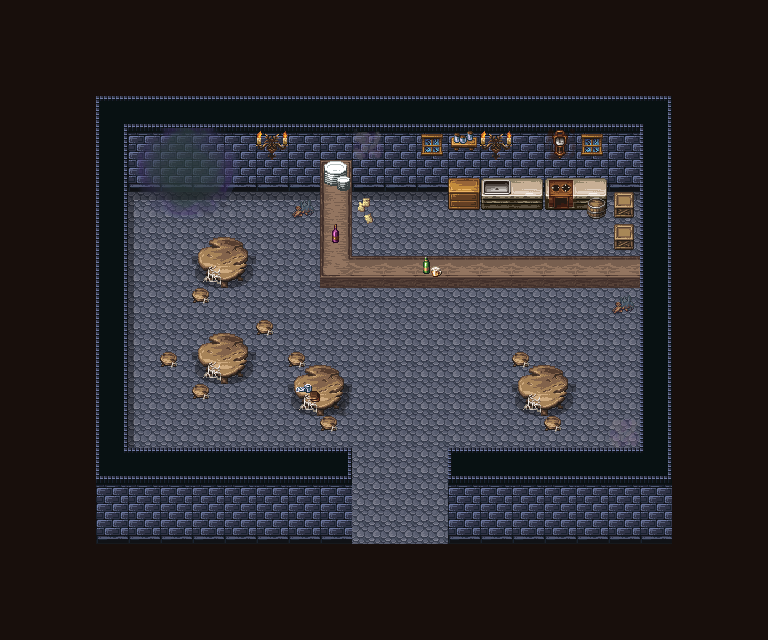

This is a level from a 2D game, rendered from its Tiled map with the project's own tilesets. A one-line summary and the map file follow, with tile-layer data summarised:
An orthogonal 24x20 tile map with 32x32 px tiles, 10 tile layers (floor, wall1, dirt, shadow, ...).

<map version="1.9" tiledversion="1.9.1" orientation="orthogonal" renderorder="right-down" width="24" height="20" tilewidth="32" tileheight="32" infinite="0" nextlayerid="11" nextobjectid="1">
  <tileset firstgid="1" source="../26,27_tsx/26,27_maptip_3x.tsx" />
  <layer id="4" name="floor" width="24" height="20">
    <data>[480 cells, 176 non-empty, 1 distinct tile ids]</data>
  </layer>
  <layer id="2" name="wall1" width="24" height="20">
    <data>[480 cells, 102 non-empty, 14 distinct tile ids]</data>
  </layer>
  <layer id="10" name="dirt" width="24" height="20">
    <data>[480 cells, 17 non-empty, 16 distinct tile ids]</data>
  </layer>
  <layer id="8" name="shadow" width="24" height="20">
    <data>[480 cells, 31 non-empty, 5 distinct tile ids]</data>
  </layer>
  <layer id="5" name="furniture1" width="24" height="20">
    <data>[480 cells, 47 non-empty, 22 distinct tile ids]</data>
  </layer>
  <layer id="7" name="furniture2" width="24" height="20">
    <data>[480 cells, 7 non-empty, 6 distinct tile ids]</data>
  </layer>
  <layer id="9" name="chara" width="24" height="20">
    <data>[480 cells, 0 non-empty, 0 distinct tile ids]</data>
  </layer>
  <layer id="6" name="furniture3" width="24" height="20">
    <data>[480 cells, 8 non-empty, 2 distinct tile ids]</data>
  </layer>
  <layer id="3" name="wall2" width="24" height="20">
    <data>[480 cells, 13 non-empty, 4 distinct tile ids]</data>
  </layer>
  <layer id="1" name="black" width="24" height="20">
    <data>[480 cells, 228 non-empty, 1 distinct tile ids]</data>
  </layer>
</map>
